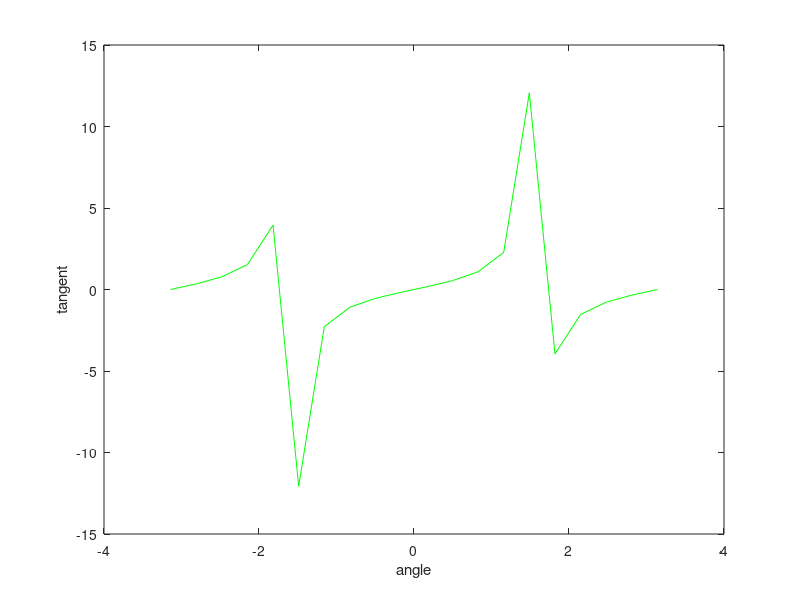

Write the MATLAB code that produced this figure.
% testbank.m

% 1.  Make x equal to a matrix that has the numbers 100 to 200 in the first
% row and 300 to 400 in the second row.

% 2.  Make x equal to a matrix that has the numbers 1 to 20 in the first
% column and 21 to 40 in the second column.

% 3.  Make x equal to a 4 x 6 matrix of random numbers uniformly drawn from
% the interval between 10 and 15.

% 4.  In the following questions, use a matrix m that is a 20 x 5 matrix of
% normally distributed random numbers.  Resample a new matrix m for each
% question, e.g., don't let any changes to the matrix m in part (a) affect
% the matrix m that you use in part (b).

% 4a.  Make x equal to the first row of m.

% 4b.  Make x equal to the last column of m.

% 4c.  Suppose you didn't know the size of matrix m.  Set a equal to the
% number of rows in m, and b equal to the number of columns.

% 4d.  Suppose you didn't know the size of matrix m.  Set c equal to the
% number of elements in m.

% 4e.  Make x a row vector with elements that are the maximum of each row
% of m.

% 4f.  Make x equal to all the elements of m that are greater than zero.

% 4g.  Make x equal to all the elements of m that are less than -1 or
% greater than 1.

% 4h.  Make x equal to one if all elements of m are greater than zero, and
% zero otherwise.

% 4i.  Set any elements of m in the third column that are less than zero to
% NaN.

% 4j.  Set any rows of m that have a value less than -1.5 to NaN.

% 4k.  Set x to the number of elements in m that are greater than 2.

% 4l.  Delete the fourth row of m.

% 4m.  Set the fourth column of m to zero in rows where the third column is
% less than zero.

% 4n.  Set x to the rows of m that are less than zero in the third column.

% 4o.  Set f equal to the linear indices of the elements of m that are less
% than zero.

% 4p.  Use find() to set the elements of m that are less than zero to NaN.

% 5.  Write code that will set the variable s to -1 if x is less than zero,
% set s to 0 if x is equal to zero, and set s to 1 if x is greater than
% zero.  The value NaN does not meet any of these conditions, so if x does
% not meet any of the above conditions, then set s to NaN.

% 6.  Write a function that takes two input arguments, and returns the sum
% of their absolute values.

% 7.  Write a function called testit.m that takes two arguments, and
% returns -1 if the first argument is greater, 0 if they are equal, and 1
% if the second argument is greater.

% 8.  Write a for loop that prints all the prime numbers between 1 and 100.

% 9.  Write a while loop that finds the first prime number greater than 100.

% 10.  Write Psychtoolbox code that will open a grey window to cover
% the whole screen.

% 11.  Write Psychtoolbox code that nulls the colour lookup table.

% 12.  Set a = 3.14 and b = 'abc'.  Use fprintf() to print the following
% message:  The value of a is 3.1400 and the value of b is 'abc'.

% 13.  Use fprintf() to write the prime numbers between 1 and 100 to a text
% file called prime.txt

% 14.  Set x equal to 20 samples from -pi to pi.  Set y equal to the tangent
% of x.  Plot y versus x with a solid green line and no data point markers.
% Label the axes 'angle' and 'tangent'.
x = linspace(-pi,pi,20);
y = tan(x);
plot(x,y,'g-');
xlabel angle
ylabel tangent

% 15.  Use fplot to plot a sine wave on the interval [ 0, 2*pi ] with
% a red line.

% 16.  Use fplot to plot a sine wave on the interval [0,2*pi], and use
% handle graphics to set the width of the line to 3 pixels.

% 17.  Use fplot to plot a sine wave on the interval [0,2*pi], and use
% 'print' to save the figure to an .eps file called sine.eps.

% 18.  Use fminsearch to find the values of x and y that minimize
% the function (x-3)^2 + (y-2)^2

% 19.  Use fminsearch to find the number that has the minimum sum of
% squared distances to the numbers 1, 5, 10, and 20.

% 20.  Write a function that takes a single argument and uses a global
% variable to store the sum of all the arguments ever passed to it.  The
% function also returns the current value of the global variable.

% 21.  Write an inline function that implements the gamma function used in
% monitor calibration.

% 22.  Define x as a 2 x 2 cell array that contains an integer, a string,
% and two matrices.  Make a equal to a cell array that is the top row of x.

% 23.  Make matrices x and y that are 128 x 128 coordinate matrices.
